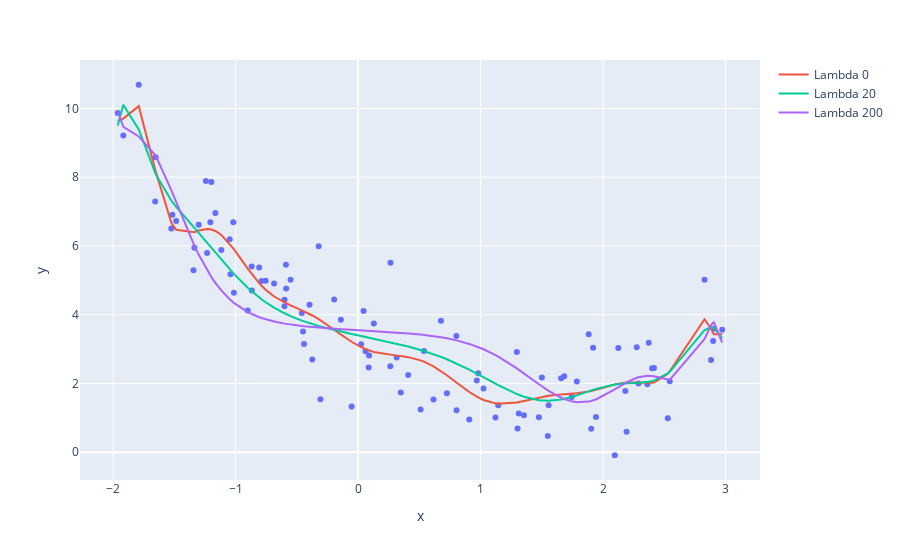

Here is the notebook cell this chart was saved with:
### Code cell
import plotly.graph_objects as go
alphas = [0, 20, 200]
cs = ["r", "g", "b"]
fig = px.scatter(x=x1.ravel(), y=x2.ravel())
for i in alphas:
    fig.add_trace(go.Scatter(x=np.sort(x1.ravel()), y=getPredRidge(x1, x2, i).ravel()[
                  x1.argsort(axis=0).ravel()], mode="lines", name=f"Lambda {i}"))
fig.show()
